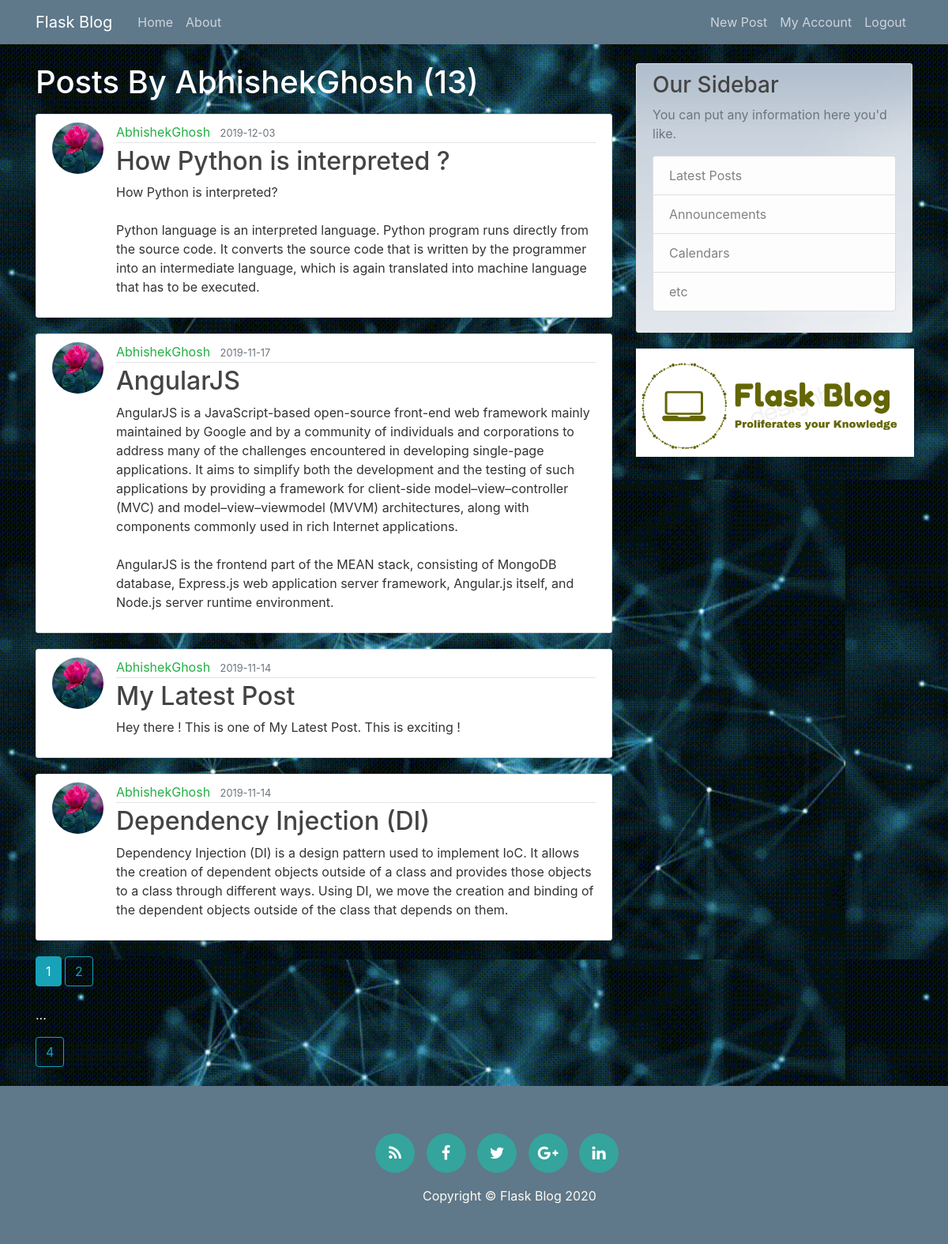
/user/AbhishekGhosh (signed in), run on the app's committed database.
### flaskblog/models.py (models this page shows, shortened)
class User(db.Model, UserMixin):
    id = db.Column(db.Integer, primary_key=True)
    username = db.Column(db.String(20), unique=True, nullable=False)
    email = db.Column(db.String(120), unique=True, nullable=False)
    image_file = db.Column(db.String(20), nullable=False, default='default.jpg')
    password = db.Column(db.String(60), nullable=False)
    posts = db.relationship('Post', backref='author', lazy=True)

class Post(db.Model):
    id = db.Column(db.Integer, primary_key=True)
    title = db.Column(db.String(100), nullable=False)
    date_posted = db.Column(db.DateTime, nullable=False, default=datetime.utcnow)
    content = db.Column(db.Text, nullable=False)
    user_id = db.Column(db.Integer, db.ForeignKey('user.id'), nullable=False)

### flaskblog/users/routes.py (the view)
@users.route("/user/<string:username>")
def user_posts(username):
    page = request.args.get('page', 1, type=int)
    user =User.query.filter_by(username=username).first_or_404()
    posts = Post.query.filter_by(author=user)\
                .order_by(Post.date_posted.desc())\
                .paginate(page=page,  per_page=4)
    return render_template('user_posts.html', posts=posts,user=user)

### flaskblog/models.py (called while the page is built)
@login_manager.user_loader
def load_user(user_id):
    return User.query.get(int(user_id))

### flaskblog/templates/user_posts.html
{% extends "layout.html" %}
{% block content %}
  <h1 style="color: white" class="mb-3">Posts By {{user.username}} ({{ posts.total }}) </h1>
  {% for post in posts.items %}
  <article class="media content-section">
    <img class="rounded-circle article-img" src="{{ url_for('static', filename='profile_pics/' + post.author.image_file) }}">
  <div class="media-body">
    <div class="article-metadata">
      <a class="mr-2" href="{{url_for('users.user_posts', username=post.author.username)}}">{{ post.author.username }}</a>
      <small class="text-muted">{{ post.date_posted.strftime('%Y-%m-%d') }}</small>
    </div>
    <h2><a class="article-title" href="{{ url_for('posts.post',post_id=post.id) }}">{{ post.title }}</a></h2>
    <p class="article-content">{{ post.content }}</p>
  </div>
  </article>
  {% endfor %}
  {% for page_num in posts.iter_pages(left_edge=1, right_edge=1, left_current=1, right_current=2)%}
        {% if page_num %}
           {% if posts.page == page_num %}
               <a class="btn btn-info mb-4" href="{{ url_for('users.user_posts', username=user.username,  page=page_num) }}">{{ page_num }}</a>
           {% else %}
               <a class="btn btn-outline-info mb-4" href="{{ url_for('users.user_posts', username=user.username, page=page_num) }}">{{ page_num }}</a>
           {% endif %}
        {% else %}
            <p style="color: white" >...</p>
        {% endif %}
  {% endfor %}
{% endblock content %}

### flaskblog/static/main.css (style rules this page uses)
body { background: #fafafa; color: #333333; margin-top: 5rem; }
h1, h2, h3, h4, h5, h6 { color: #444444; }
.content-section { background: #ffffff; padding: 10px 20px; border: 1px solid #dddddd; border-radius: 3px; margin-bottom: 20px; }
.article-title { color: #444444; }
.article-content { white-space: pre-line; }
.article-img { height: 65px; width: 65px; margin-right: 16px; }
.article-metadata { padding-bottom: 1px; margin-bottom: 4px; border-bottom: 1px solid #e3e3e3 }

### flaskblog/static/Site.css (style rules this page uses)
a { text-decoration: none; color: #24af44; }

### data on the page
User: username "AbhishekGhosh"
Post: image_file (picture), author.username "AbhishekGhosh", date_posted "2019-12-03", title "How Python is interpreted ?", content "How Python is interpreted? Python language is an interpreted language. Python program runs directly from the source code. It converts the source code that is written by the programmer into an intermediate language, which is again translated into machine language that has to be executed."
Post: image_file (picture), author.username "AbhishekGhosh", date_posted "2019-11-17", title "AngularJS", content "AngularJS is a JavaScript-based open-source front-end web framework mainly maintained by Google and by a community of individuals and corporations to address many of the challenges encountered in developing single-page applications. It aims to simplify both the development and the testing of such applications by providing a framework for client-side model–view–controller (MVC) and model–view–viewmodel (MVVM) architectures, along with components commonly used in rich Internet applications. AngularJS is the frontend part of the MEAN stack, consisting of MongoDB database, Express.js web application server framework, Angular.js itself, and Node.js server runtime environment."
Post: image_file (picture), author.username "AbhishekGhosh", date_posted "2019-11-14", title "My Latest Post", content "Hey there ! This is one of My Latest Post. This is exciting !"
Post: image_file (picture), author.username "AbhishekGhosh", date_posted "2019-11-14", title "Dependency Injection (DI)", content "Dependency Injection (DI) is a design pattern used to implement IoC. It allows the creation of dependent objects outside of a class and provides those objects to a class through different ways. Using DI, we move the creation and binding of the dependent objects outside of the class that depends on them."

### other printed values
{{ posts.total }} "13"
{{ page_num }} "1"
{{ page_num }} "2" "4"
